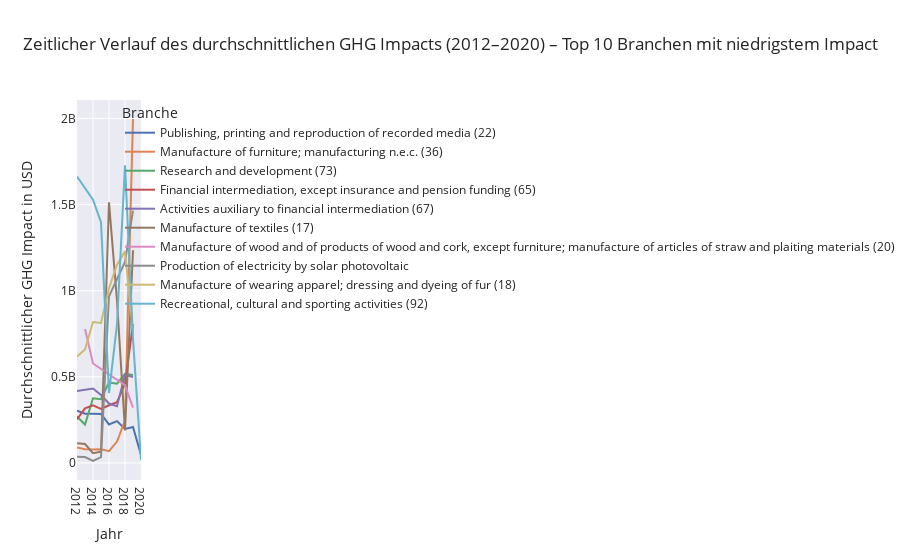

The cell this chart's notebook holds for it:
### Code cell
import plotly.graph_objects as go

# Nur die Top 10 Branchen mit niedrigem Impact auswählen
df_filtered = df[df['Industry (Exiobase)'].isin(top_10_low_emission_industries)]

# Gruppieren nach Jahr und Branche, dann Mittelwert berechnen
ghg_by_year = df_filtered.groupby(['Year', 'Industry (Exiobase)'])['Total GHG Environmental Impact (Scope 1, 2, 3)'].mean().abs().reset_index()

# Erstelle eine leere Figur für Plotly
fig = go.Figure()

# Für jede Branche eine Linie hinzufügen
for industry in top_10_low_emission_industries:
    data = ghg_by_year[ghg_by_year['Industry (Exiobase)'] == industry]
    fig.add_trace(go.Scatter(
        x=data['Year'], 
        y=data['Total GHG Environmental Impact (Scope 1, 2, 3)'],
        mode='lines',
        name=industry,  # Name für die Legende
        line=dict(width=2),  # Breite der Linie
    ))

# Layout anpassen
fig.update_layout(
    title='Zeitlicher Verlauf des durchschnittlichen GHG Impacts (2012–2020) – Top 10 Branchen mit niedrigstem Impact',
    xaxis_title='Jahr',
    yaxis_title='Durchschnittlicher GHG Impact in USD',
    template='seaborn',  # Optional: Ein Plotly-Template verwenden
    legend_title='Branche',
    legend=dict(
        x=1.05,  # Position der Legende
        y=1,
        traceorder='normal',
        bgcolor='rgba(255, 255, 255, 0)',  # Hintergrundfarbe der Legende
        borderwidth=0,
    ),
    showlegend=True 
)
fig.write_html("ghg_trend_top_10_low_impact.html")
fig.show()

### Figure 1 — Plotly figure (JSON) as saved in the notebook; plotly's stock layout.template omitted (floating-point values rounded to 4 significant figures)
{"data": [{"line": {"width": 2}, "mode": "lines", "name": "Publishing, printing and reproduction of recorded media (22)", "type": "scatter", "x": [2012, 2013, 2014, 2015, 2016, 2017, 2018, 2019, 2020], "y": [303100000.0, 285800000.0, 285600000.0, 284000000.0, 223100000.0, 242400000.0, 196800000.0, 208600000.0, 45680000.0]}, {"line": {"width": 2}, "mode": "lines", "name": "Manufacture of furniture; manufacturing n.e.c. (36)", "type": "scatter", "x": [2012, 2013, 2014, 2015, 2016, 2017, 2018, 2019], "y": [88780000.0, 79690000.0, 77620000.0, 79420000.0, 68420000.0, 123600000.0, 245900000.0, 1997000000.0]}, {"line": {"width": 2}, "mode": "lines", "name": "Research and development (73)", "type": "scatter", "x": [2012, 2013, 2014, 2015, 2016, 2017, 2018, 2019], "y": [269600000.0, 222800000.0, 375300000.0, 369700000.0, 467400000.0, 460200000.0, 517200000.0, 510100000.0]}, {"line": {"width": 2}, "mode": "lines", "name": "Financial intermediation, except insurance and pension funding (65)", "type": "scatter", "x": [2012, 2013, 2014, 2015, 2016, 2017, 2018, 2019], "y": [252100000.0, 316600000.0, 333800000.0, 314000000.0, 334500000.0, 352600000.0, 460200000.0, 806100000.0]}, {"line": {"width": 2}, "mode": "lines", "name": "Activities auxiliary to financial intermediation (67)", "type": "scatter", "x": [2012, 2013, 2014, 2015, 2016, 2017, 2018, 2019], "y": [417600000.0, 425500000.0, 431700000.0, 394400000.0, 344700000.0, 328600000.0, 511800000.0, 498400000.0]}, {"line": {"width": 2}, "mode": "lines", "name": "Manufacture of textiles (17)", "type": "scatter", "x": [2012, 2013, 2014, 2015, 2016, 2017, 2018, 2019], "y": [114500000.0, 109600000.0, 55850000.0, 65060000.0, 1514000000.0, 942300000.0, 188500000.0, 1235000000.0]}, {"line": {"width": 2}, "mode": "lines", "name": "Manufacture of wood and of products of wood and cork, except furniture; manufacture of articles of straw and plaiting materials (20)", "type": "scatter", "x": [2013, 2014, 2018, 2019], "y": [777100000.0, 577300000.0, 451200000.0, 321200000.0]}, {"line": {"width": 2}, "mode": "lines", "name": "Production of electricity by solar photovoltaic", "type": "scatter", "x": [2012, 2013, 2014, 2015, 2016, 2018, 2019], "y": [35120000.0, 33680000.0, 10900000.0, 32860000.0, 967900000.0, 1167000000.0, 1465000000.0]}, {"line": {"width": 2}, "mode": "lines", "name": "Manufacture of wearing apparel; dressing and dyeing of fur (18)", "type": "scatter", "x": [2012, 2013, 2014, 2015, 2016, 2017, 2018, 2019], "y": [617700000.0, 658700000.0, 818100000.0, 812500000.0, 1014000000.0, 1151000000.0, 1228000000.0, 753200000.0]}, {"line": {"width": 2}, "mode": "lines", "name": "Recreational, cultural and sporting activities (92)", "type": "scatter", "x": [2012, 2013, 2014, 2015, 2016, 2017, 2018, 2019, 2020], "y": [1664000000.0, 1597000000.0, 1528000000.0, 1398000000.0, 405800000.0, 803700000.0, 1729000000.0, 719300000.0, 17390000.0]}], "layout": {"legend": {"bgcolor": "rgba(255, 255, 255, 0)", "borderwidth": 0, "title": {"text": "Branche"}, "traceorder": "normal", "x": 1.05, "y": 1}, "showlegend": true, "title": {"text": "Zeitlicher Verlauf des durchschnittlichen GHG Impacts (2012–2020) – Top 10 Branchen mit niedrigstem Impact"}, "xaxis": {"title": {"text": "Jahr"}}, "yaxis": {"title": {"text": "Durchschnittlicher GHG Impact in USD"}}}}
